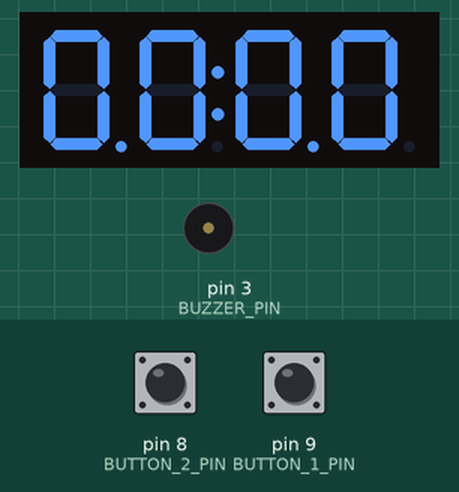
This sketch was run on a simulated Arduino Uno, built with avr-gcc and run on an emulated ATmega328P. On the bench: 4-digit seven-segment display, buzzer (waves = sounding, pin HIGH). Inputs (shaded band) come from the test bench; at power-on: pin 8 (BUTTON_2_PIN) HIGH, pin 9 (BUTTON_1_PIN) HIGH.

Above: at 1.2 s.
1.3 s: pin 8 (BUTTON_2_PIN) pulled LOW for 0.15 s
At 2.4 s:
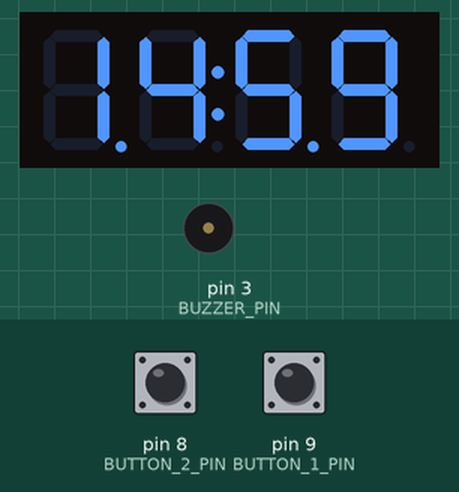
At 4.0 s:
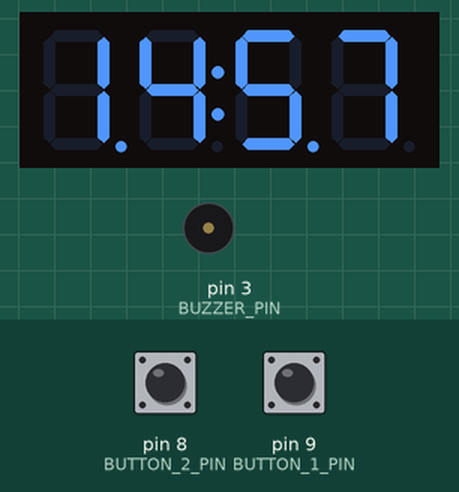
Timing chart, 0 to 5.5 s (numbered marks = the images above; inputs shaded):
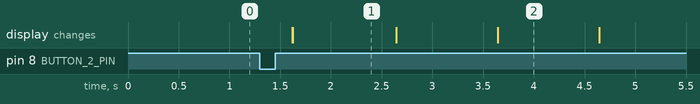

Measured:
- after the input at 1.3 s, the display: first changes after 0.32 s (image 1 shows a later state)

The sketch:

arduino_code.ino
```cpp
#include <TM1637Display.h>

#define BUTTON_1_PIN 9
#define BUTTON_2_PIN 8
#define BUZZER_PIN 3
#define CLK_PIN 10
#define DIO_PIN 11

TM1637Display display(CLK_PIN, DIO_PIN);

const int MAX_TIMERS = 10;
unsigned long timerDurations[MAX_TIMERS];
int timerCount = 0;
int currentTimerIndex = 0;
unsigned long timerStart = 0;
bool timerRunning = false;

void setup() {
  Serial.begin(9600);  // Initialize Serial communication
  pinMode(BUTTON_1_PIN, INPUT_PULLUP);
  pinMode(BUTTON_2_PIN, INPUT_PULLUP);
  pinMode(BUZZER_PIN, OUTPUT);

  display.setBrightness(0x0f);
  display.showNumberDecEx(0, 0b11100000, true);
}

void loop() {
  if (digitalRead(BUTTON_1_PIN) == LOW) {
    addTimer((10000));
    delay(300);
  }
  else if (digitalRead(BUTTON_2_PIN) == LOW) {
    addTimer((60000)*15);
    delay(300);
  }

  if (!timerRunning && currentTimerIndex < timerCount) {
    startTimer(timerDurations[currentTimerIndex]);
  }

  if (timerRunning) {
    unsigned long elapsedTime = millis() - timerStart;
    unsigned long remainingTime = (timerDurations[currentTimerIndex] - elapsedTime) / 1000;

    if (remainingTime > 0) {
      displayTime(remainingTime);
    } else {
      playBuzzerSound();
      sendReadyNotification();  // Notify server when pizza is ready
      timerRunning = false;
      currentTimerIndex++;
      display.showNumberDecEx(0, 0b11100000, true);
      delay(500);
    }
  }
}

void addTimer(unsigned long duration) {
  if (timerCount < MAX_TIMERS) {
    timerDurations[timerCount] = duration;
    timerCount++;
  }
}

void startTimer(unsigned long duration) {
  timerStart = millis();
  timerRunning = true;
}

void displayTime(unsigned long timeInSeconds) {
  int minutes = timeInSeconds / 60;
  int seconds = timeInSeconds % 60;
  int displayValue = (minutes * 100) + seconds;

  display.showNumberDecEx(displayValue, 0b11100000, true);
}


void playBuzzerSound() {
  for (int i = 0; i < 3; i++) {        // Repeat beep 3 times
    tone(BUZZER_PIN, 2000);    // Turn on the buzzer
    delay(200);                         // Buzzer on for 200 ms
    noTone(BUZZER_PIN);     // Turn off the buzzer
    delay(200);
  }
}

void sendReadyNotification() {
  Serial.println("{\"message\":\"pizza\"}");
  delay(1000);
}
```
